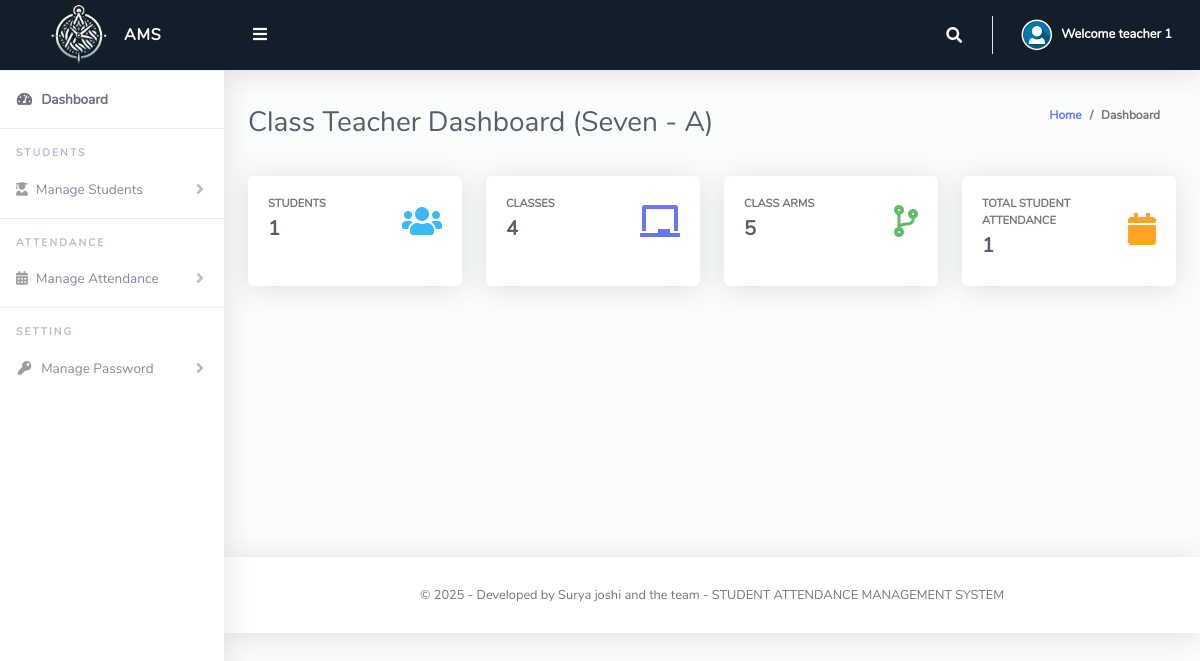
Page /ClassTeacher/index.php (signed in) on the committed database.
### tables this page shows
CREATE TABLE `tblclassteacher` (
  `Id` int(10) NOT NULL,
  `firstName` varchar(255) NOT NULL,
  `lastName` varchar(255) NOT NULL,
  `emailAddress` varchar(255) NOT NULL,
  `password` varchar(255) NOT NULL,
  `phoneNo` varchar(50) NOT NULL,
  `classId` varchar(10) NOT NULL,
  `classArmId` varchar(10) NOT NULL,
  `dateCreated` varchar(50) NOT NULL
);

CREATE TABLE `tblclassarms` (
  `Id` int(10) NOT NULL,
  `classId` varchar(10) NOT NULL,
  `classArmName` varchar(255) NOT NULL,
  `isAssigned` varchar(10) NOT NULL
);

CREATE TABLE `tblclass` (
  `Id` int(10) NOT NULL,
  `className` varchar(255) NOT NULL
);

### ClassTeacher/index.php (the view, shortened to what this page needs)
<?php
include '../Includes/dbcon.php';
$query = "SELECT tblclass.className,tblclassarms.classArmName
    FROM tblclassteacher
    INNER JOIN tblclass ON tblclass.Id = tblclassteacher.classId
    INNER JOIN tblclassarms ON tblclassarms.Id = tblclassteacher.classArmId
    Where tblclassteacher.Id = '$_SESSION[userId]'";
$rs = $conn->query($query);
$rrw = $rs->fetch_assoc();
?>
<!DOCTYPE html>
<html lang="en">
<head>
  <link href="../vendor/fontawesome-free/css/all.min.css" rel="stylesheet" type="text/css">
  <link href="../vendor/bootstrap/css/bootstrap.min.css" rel="stylesheet" type="text/css">
  <link href="css/ruang-admin.min.css" rel="stylesheet">
</head>
<body id="page-top">
  <div id="wrapper">
    <?php include "Includes/sidebar.php"; ?>
    <div id="content-wrapper" class="d-flex flex-column">
      <div id="content">
        <?php include "Includes/topbar.php"; ?>
        <div class="container-fluid" id="container-wrapper">
          <div class="d-sm-flex align-items-center justify-content-between mb-4">
            <h1 class="h3 mb-0 text-gray-800">Class Teacher Dashboard (<?php echo $rrw['className'] . ' - ' . $rrw['classArmName']; ?>)</h1>
            <ol class="breadcrumb">
              <li class="breadcrumb-item"><a href="./">Home</a></li>
              <li class="breadcrumb-item active" aria-current="page">Dashboard</li>
            </ol>
          </div>
          <div class="row mb-3">
            <?php
            $query1 = mysqli_query($conn, "SELECT * from tblstudents where classId = '$_SESSION[classId]' and classArmId = '$_SESSION[classArmId]'");
            $students = mysqli_num_rows($query1);
            ?>
            <div class="col-xl-3 col-md-6 mb-4">
              <div class="card h-100">
                <div class="card-body">
                  <div class="row no-gutters align-items-center">
                    <div class="col mr-2">
                      <div class="text-xs font-weight-bold text-uppercase mb-1">Students</div>
                      <div class="h5 mb-0 mr-3 font-weight-bold text-gray-800"><?php echo $students; ?></div>
                    </div>
                    <div class="col-auto">
                      <i class="fas fa-users fa-2x text-info"></i>
                    </div>
                  </div>
                </div>
              </div>
            </div>
            <?php
            $query1 = mysqli_query($conn, "SELECT * from tblclass");
            $class = mysqli_num_rows($query1);
            ?>
            <div class="col-xl-3 col-md-6 mb-4">
              <div class="card h-100">
                <div class="card-body">
                  <div class="row align-items-center">
                    <div class="col mr-2">
                      <div class="text-xs font-weight-bold text-uppercase mb-1">Classes</div>
                      <div class="h5 mb-0 font-weight-bold text-gray-800"><?php echo $class; ?></div>
                    </div>
                    <div class="col-auto">
                      <i class="fas fa-chalkboard fa-2x text-primary"></i>
                    </div>
                  </div>
                </div>
              </div>
            </div>
            <?php
            $query1 = mysqli_query($conn, "SELECT * from tblclassarms");
            $classArms = mysqli_num_rows($query1);
            ?>
            <div class="col-xl-3 col-md-6 mb-4">
              <div class="card h-100">
                <div class="card-body">
                  <div class="row no-gutters align-items-center">
                    <div class="col mr-2">
                      <div class="text-xs font-weight-bold text-uppercase mb-1">Class Arms</div>
                      <div class="h5 mb-0 font-weight-bold text-gray-800"><?php echo $classArms; ?></div>
                    </div>
                    <div class="col-auto">
                      <i class="fas fa-code-branch fa-2x text-success"></i>
                    </div>
                  </div>
                </div>
              </div>
            </div>
            <?php
            $query1 = mysqli_query($conn, "SELECT * from tblattendance where classId = '$_SESSION[classId]' and classArmId = '$_SESSION[classArmId]'");
            $totAttendance = mysqli_num_rows($query1);
            ?>
            <div class="col-xl-3 col-md-6 mb-4">
              <div class="card h-100">
                <div class="card-body">
                  <div class="row no-gutters align-items-center">
                    <div class="col mr-2">
                      <div class="text-xs font-weight-bold text-uppercase mb-1">Total Student Attendance</div>
                      <div class="h5 mb-0 font-weight-bold text-gray-800"><?php echo $totAttendance; ?></div>
                    </div>
                    <div class="col-auto">
                      <i class="fas fa-calendar fa-2x text-warning"></i>
                    </div>
                  </div>
                </div>
              </div>
            </div>
          </div>
        </div>
        <?php include 'includes/footer.php'; ?>
      </div>
    </div>
</body>
</html>

### ClassTeacher/Includes/topbar.php (shortened to what this page needs)
<?php
  $query = "SELECT * FROM tblclassteacher WHERE Id = ".$_SESSION['userId']."";
  $rs = $conn->query($query);
  $rows = $rs->fetch_assoc();
  $fullName = $rows['firstName']." ".$rows['lastName'];
?>
<nav class="navbar navbar-expand navbar-light  topbar mb-4 static-top" style="background-color: #121F2B;">
          <button id="sidebarToggleTop" class="btn btn-link rounded-circle mr-3">
            <i class="fa fa-bars"></i>
          </button>
          <ul class="navbar-nav ml-auto">
            <li class="nav-item dropdown no-arrow">
              <a class="nav-link dropdown-toggle" href="#" id="searchDropdown" role="button" data-toggle="dropdown"
                aria-haspopup="true" aria-expanded="false">
                <i class="fas fa-search fa-fw"></i>
              </a>
            </li>
            <li class="nav-item dropdown no-arrow">
              <a class="nav-link dropdown-toggle" href="#" id="userDropdown" role="button" data-toggle="dropdown"
                aria-haspopup="true" aria-expanded="false">
                <img class="img-profile rounded-circle border-0" src="img/user.svg" style="max-width: 60px">
                <span class="ml-2 d-none d-lg-inline text-white small"><b>Welcome <?php echo $fullName;?></b></span>
              </a>
            </li>
          </ul>
        </nav>

### rows in the picture
tblclassteacher: fullName "teacher 1"
tblclassarms: classId.className "Seven", classArmName "A"

### other values in the picture
$students "1"
$class "4"
$classArms "5"
$totAttendance "1"
